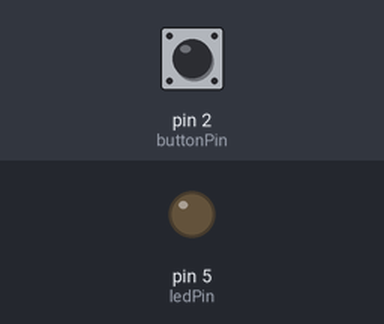
Bench run of a sketch on a simulated Arduino Uno, built with avr-gcc and run on an emulated ATmega328P. On the bench: output pins drawn as LEDs (lit = HIGH). Inputs (shaded band) come from the test bench; at power-on: pin 2 (buttonPin) HIGH. What the sketch prints to the serial monitor is not drawn.

Above: at 1.2 s.
1.3 s: pin 2 (buttonPin) pulled LOW for 0.15 s
At 1.38 s:
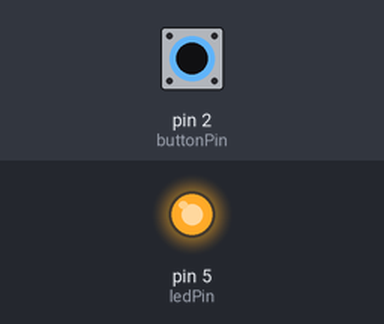
2.9 s: pin 2 (buttonPin) pulled LOW for 3.2 s
At 7.4 s:
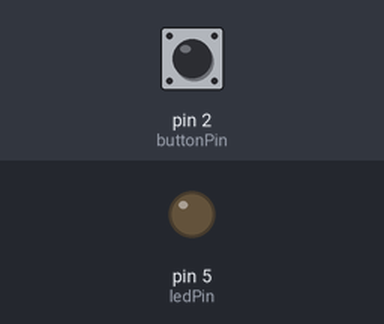
Timing chart, 0 to 8.9 s (numbered marks = the images above; inputs shaded):
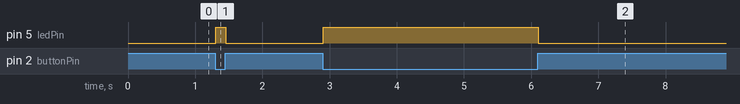

Measured:
- after the input at 1.3 s, pin 5 (ledPin): LOW → HIGH at once, → LOW 0.15 s later
- after the input at 2.9 s, pin 5 (ledPin): LOW → HIGH at once, → LOW 3.2 s later

The sketch:

sketch_jan30_Pull-up.ino
```cpp
 /*
 (Arduino UNO)
        +---------------------------+[Kabel Braun]
        |                           |
        +---------+[Kabel blau]    [D2]
        |         |                 |
        |    100Ω[R] ---|           |[Taster]
        |              _|_          |
        |    [LED Gelb]\ /          |
        |               |           |
        |              [D5]         |
        |[Kabel schwarz]|           |[Kabel rot]
        +-[GND]---------+-----------+
          [Kabel schwarz]


 */

 const int ledPin = 5;
 const int buttonPin = 2;
 int ledValue = 0;
 int step = 5;

void setup() {
  Serial.begin(9600);
  pinMode(ledPin, OUTPUT);

  pinMode(buttonPin, INPUT_PULLUP);

}

void loop() {
  int sensorVal = digitalRead(buttonPin);
  Serial.println(sensorVal);
  if (sensorVal == HIGH) {

    digitalWrite(ledPin, LOW);
  } else {
    digitalWrite(ledPin, HIGH);

  }
}
```
